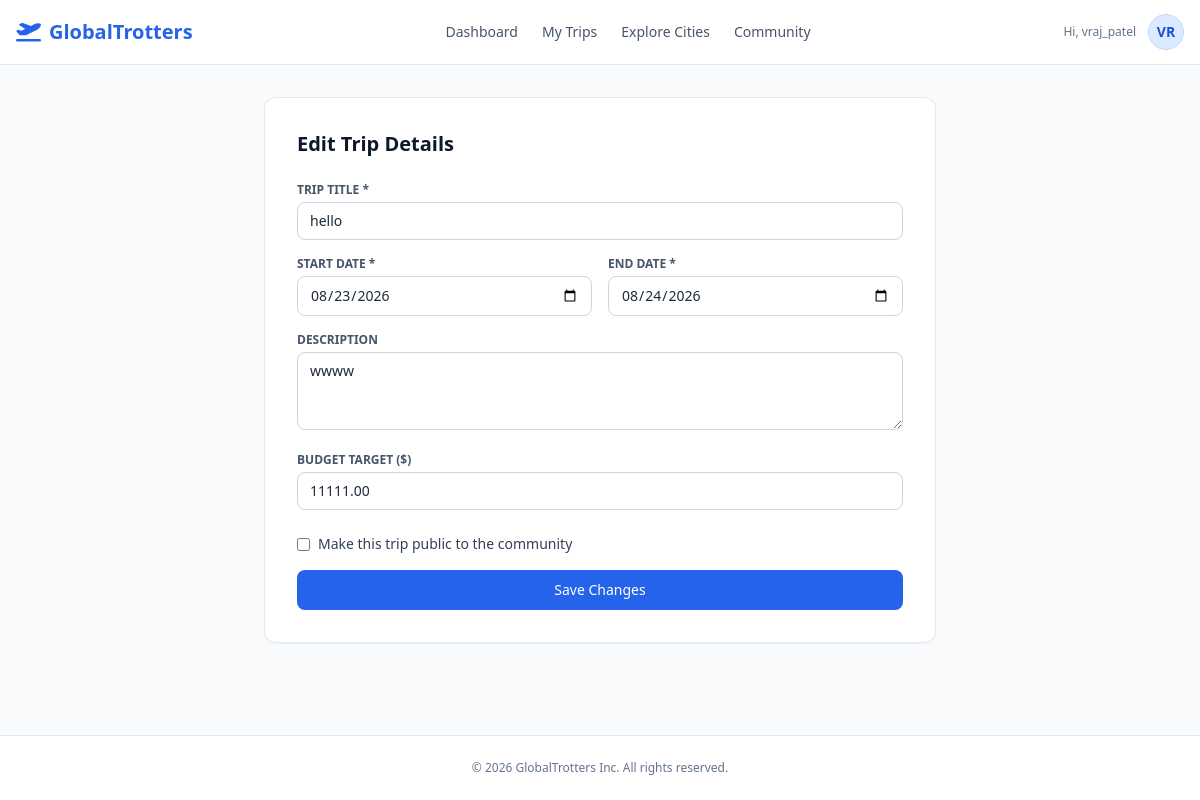
Screenshot of /trips/1/edit (signed in) with the database file from the repository.
### app/models/user.py (models this page shows, shortened)
class User(UserMixin, db.Model):
    __tablename__ = 'users'
    id = db.Column(db.Integer, primary_key=True)
    username = db.Column(db.String(64), unique=True, nullable=False, index=True)
    email = db.Column(db.String(120), unique=True, nullable=False, index=True)
    password_hash = db.Column(db.String(256), nullable=False)
    first_name = db.Column(db.String(64), nullable=True)
    last_name = db.Column(db.String(64), nullable=True)
    phone = db.Column(db.String(20), nullable=True)
    city = db.Column(db.String(64), nullable=True)
    country = db.Column(db.String(64), nullable=True)
    photo_url = db.Column(db.String(256), nullable=True)
    created_at = db.Column(db.DateTime, default=lambda: datetime.now(timezone.utc))

### app/models/trip.py (models this page shows, shortened)
class Trip(db.Model):
    __tablename__ = 'trips'
    __table_args__ = {'extend_existing': True}
    id = db.Column(db.Integer, primary_key=True)
    user_id = db.Column(db.Integer, db.ForeignKey('users.id'), nullable=False)
    name = db.Column(db.String(128), nullable=False)
    description = db.Column(db.Text, nullable=True)
    start_date = db.Column(db.Date, nullable=True)
    end_date = db.Column(db.Date, nullable=True)
    budget = db.Column(db.Numeric(10, 2), default=0.0)
    cover_photo_url = db.Column(db.String(256), nullable=True)
    is_public = db.Column(db.Boolean, default=False, nullable=False)
    status = db.Column(db.String(32), default='upcoming', nullable=False)
    created_at = db.Column(db.DateTime, default=lambda: datetime.now(timezone.utc))
    owner = db.relationship('User', backref=db.backref('trips', lazy=True))
    @property
    def title(self):
        return self.name

### app/routes/trips.py (the view, shortened to what this page needs)
@trips_bp.route('/<int:trip_id>/edit', methods=['GET', 'POST'])
@login_required
def edit(trip_id):
    trip = Trip.query.get_or_404(trip_id)
    if trip.user_id != current_user.id:
        abort(403)
    return render_template('trips/create.html', trip=trip, is_edit=True)

### app/templates/trips/create.html (shortened to what this page needs)
{% extends "base.html" %}
{% block content %}
<div class="max-w-2xl mx-auto bg-white p-8 rounded-xl border border-slate-200 shadow-sm">
    <h1 class="text-xl font-bold mb-6 text-slate-900">
        {% if is_edit %}Edit Trip Details{% else %}Start a New Adventure{% endif %}
    </h1>
    <form action="{% if is_edit %}{{ url_for('trips.edit', trip_id=trip.id) }}{% else %}{{ url_for('trips.create') }}{% endif %}" method="POST" class="space-y-4">
        <div>
            <label class="block text-xs font-semibold text-slate-600 uppercase mb-1">Trip Title *</label>
            <input type="text" name="title" required value="{{ trip.title if is_edit and trip else '' }}" placeholder="e.g. Euro Summer 2026" class="w-full px-3 py-2 border border-slate-300 rounded-lg text-sm focus:ring-2 focus:ring-blue-500 focus:outline-none">
        </div>
        <div class="grid grid-cols-2 gap-4">
            <div>
                <label class="block text-xs font-semibold text-slate-600 uppercase mb-1">Start Date *</label>
                <input type="date" name="start_date" required value="{{ trip.start_date if is_edit and trip else '' }}" class="w-full px-3 py-2 border border-slate-300 rounded-lg text-sm focus:ring-2 focus:ring-blue-500 focus:outline-none">
            </div>
            <div>
                <label class="block text-xs font-semibold text-slate-600 uppercase mb-1">End Date *</label>
                <input type="date" name="end_date" required value="{{ trip.end_date if is_edit and trip else '' }}" class="w-full px-3 py-2 border border-slate-300 rounded-lg text-sm focus:ring-2 focus:ring-blue-500 focus:outline-none">
            </div>
        </div>
        <div>
            <label class="block text-xs font-semibold text-slate-600 uppercase mb-1">Description</label>
            <textarea name="description" rows="3" placeholder="Brief summary of your trip..." class="w-full px-3 py-2 border border-slate-300 rounded-lg text-sm focus:ring-2 focus:ring-blue-500 focus:outline-none">{{ trip.description if is_edit and trip else '' }}</textarea>
        </div>
        <div>
            <label class="block text-xs font-semibold text-slate-600 uppercase mb-1">Budget Target ($)</label>
            <input type="number" step="0.01" name="budget" value="{{ trip.budget if is_edit and trip else '' }}" placeholder="3000" class="w-full px-3 py-2 border border-slate-300 rounded-lg text-sm focus:ring-2 focus:ring-blue-500 focus:outline-none">
        </div>
        <div class="flex items-center gap-2 pt-2">
            <input type="checkbox" id="is_public" name="is_public" {% if is_edit and trip and trip.is_public %}checked{% endif %} class="rounded border-slate-300 text-blue-600 focus:ring-blue-500">
            <label for="is_public" class="text-sm text-slate-700 font-medium">Make this trip public to the community</label>
        </div>
        <button type="submit" class="w-full bg-blue-600 hover:bg-blue-700 text-white py-2.5 rounded-lg font-medium text-sm transition-colors mt-4">
            {% if is_edit %}Save Changes{% else %}Save & Continue to Builder{% endif %}
        </button>
    </form>
</div>
{% endblock %}

### app/templates/base.html (shortened to what this page needs)
<!DOCTYPE html>
<html lang="en">
<head>
    <script src="https://cdn.tailwindcss.com"></script>
    <link href="https://cdnjs.cloudflare.com/ajax/libs/font-awesome/6.0.0/css/all.min.css" rel="stylesheet">
    <link rel="stylesheet" href="{{ url_for('static', filename='css/style.css') }}">
    <link rel="stylesheet" href="{{ url_for('static', filename='css/components.css') }}">
</head>
<body class="bg-slate-50 text-slate-800 flex flex-col min-h-screen">
    <nav class="bg-white border-b border-slate-200 sticky top-0 z-50">
        <div class="max-w-7xl mx-auto px-4 h-16 flex items-center justify-between">
            <a href="{{ url_for('dashboard.home') }}" class="flex items-center gap-2 font-bold text-xl text-blue-600">
                <i class="fa-solid fa-plane-departure"></i> GlobalTrotters
            </a>
            <div class="hidden md:flex gap-6 font-medium text-slate-600 text-sm">
                <a href="{{ url_for('dashboard.home') }}" class="hover:text-blue-600">Dashboard</a>
                <a href="{{ url_for('trips.list_trips') }}" class="hover:text-blue-600">My Trips</a>
                <a href="/search/cities" class="hover:text-blue-600">Explore Cities</a>
                <a href="/community" class="hover:text-blue-600">Community</a>
            </div>
            <div class="flex items-center gap-3">
                {% if current_user.is_authenticated %}
                    <span class="text-xs text-slate-500 font-medium hidden sm:inline">Hi, {{ current_user.username }}</span>
                    <a href="/profile" class="w-9 h-9 rounded-full bg-blue-100 text-blue-700 font-bold flex items-center justify-center text-sm border border-blue-200">
                        {{ current_user.username[:2]|upper }}
                    </a>
                {% else %}
                    <a href="{{ url_for('auth.login') }}" class="text-sm font-medium text-blue-600 hover:underline">Log In</a>
                {% endif %}
            </div>
        </div>
    </nav>
    <main class="flex-grow max-w-7xl w-full mx-auto px-4 py-8">
        {% block content %}{% endblock %}
    </main>
    <footer class="bg-white border-t border-slate-200 py-6 text-center text-xs text-slate-500">
        © 2026 GlobalTrotters Inc. All rights reserved.
    </footer>
</body>
</html>

### rows the page displays
User: username "vraj_patel", username "VR"
Trip: title "hello", start_date "08/23/2026", end_date "08/24/2026", description "wwww", budget "11111.00"
